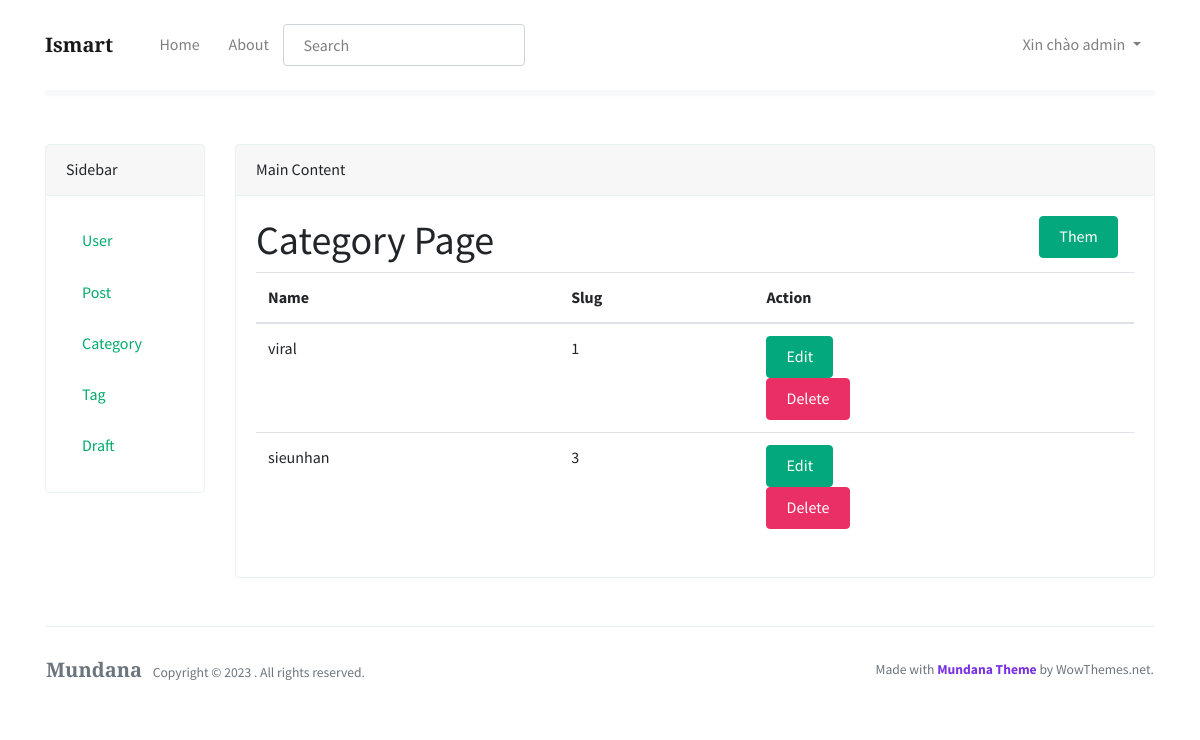
Page /myadmin/category (signed in) on the committed database.
### blogsite/models.py (models this page shows, shortened)
class Category(models.Model):
    name = models.CharField(max_length=255)
    slug = models.SlugField(unique=True)

### blogsite/views.py (the view)
# urls.py: path('myadmin/category',views.ViewCategory,name='admin_category'),
@decorators.login_required(login_url='login')
def ViewCategory(request):
    if get_superuser_data(request.user):
        category = Category.objects.all()
        context = {'category':category}
        return render(request,'admin/category/index.html',context)
    else:
        return redirect('403')

### blogsite/views.py (called while the page is built)
def get_superuser_data(user):
    if user.is_superuser:
        return True
    else:
        return False

### blogsite/templates/admin/category/index.html (shortened to what this page needs)
{% extends "admin/base.html" %}
{% block content %}
<h1>Category Page<a href="{%url 'CreateCategory'%}" class="btn btn-success float-right mr-3">Them</a></h1>
    <table class="table">
        <thead>
          <tr>
            <th scope="col">Name</th>
            <th scope="col">Slug</th>
            <th scope="col">Action</th>
          </tr>
        </thead>
        <tbody>
            {%for data in category%}
          <tr>
            <td>{{data.name}}</td>
            <td>{{data.slug}}</td>
            <td>
                <a href="{%url 'edit_category' data.id%}" class="btn btn-success">Edit</a>
                <form method="post" action="{%url 'delete_category' data.id%}">
                  <input type="submit" class="btn btn-danger" value="Delete">
                </form>
            </td>
          </tr>
          {% endfor %}
        </tbody>
      </table>
{% endblock %}

### blogsite/templates/admin/base.html (shortened to what this page needs)
{%load static%}
<!DOCTYPE html>
<html lang="en">
<head>
<link rel="stylesheet" href="https://cdnjs.cloudflare.com/ajax/libs/font-awesome/6.4.2/css/all.min.css" />
<link rel="stylesheet" href="https://use.fontawesome.com/releases/v5.3.1/css/all.css">
<link href={% static "css/style.css" %} rel="stylesheet"/>
</head>
<body>
    <nav class="topnav navbar navbar-expand-lg navbar-light bg-white fixed-top">
        <div class="container">
            <a class="navbar-brand" href={%url 'index'%}><strong>Ismart</strong></a>
            <div class="navbar-collapse collapse" id="navbarColor02" style="">
                <ul class="navbar-nav mr-auto d-flex align-items-center">
                    <li class="nav-item">
                        <a class="nav-link" href="{%url 'index'%}">Home <span class="sr-only">(current)</span></a>
                    </li>
                    <li class="nav-item">
                        <a class="nav-link" href="{%url 'about'%}">About</a>
                    </li>
                    <li class="nav-item mt-3">
                        <form method="POST" action="{% url "result_search" %}">
                            <div class="md-form active-pink active-pink-2 mb-3 mt-0">
                                <input class="form-control" type="text" name="searched" placeholder="Search" aria-label="Search">
                            </div>
                        </form>
                    </li>
                </ul>
                <ul class="navbar-nav ml-auto d-flex align-items-center">
                    {% if user.is_authenticated %}
                    <li class="nav-item dropdown" onmouseover="showDropdown()" onmouseout="hideDropdown()">
                        <a class="nav-link dropdown-toggle" href="#" id="navbarDropdown" role="button" data-bs-toggle="dropdown" aria-expanded="false">
                            Xin chào {{ user.username }}
                        </a>
                    </li>
                    {% else %}
                        <li class="nav-item highlight">
                            <a class="nav-link" href="{% url 'login' %}"><i class="fa-solid fa-right-to-bracket"></i> Login</a>
                        </li>
                    {% endif %}
                </ul>
            </div>
        </div>
    </nav>
        <div class="container">
            <div class="row mt-5">
                <div class="col-md-2">
                    <div class="card">
                        <div class="card-header">
                            Sidebar
                        </div>
                        <div class="card-body">
                            <ul class="nav flex-column">
                                <li class="nav-item">
                                    <a class="nav-link" href="{%url 'user'%}">User</a>
                                </li>
                                <li class="nav-item">
                                    <a class="nav-link" href="{%url 'admin_post'%}">Post</a>
                                </li>
                                <li class="nav-item">
                                    <a class="nav-link" href="{%url 'admin_category'%}">Category</a>
                                </li>
                                <li class="nav-item">
                                    <a class="nav-link" href="{%url 'admin_tag'%}">Tag</a>
                                </li>
                                <li class="nav-item">
                                    <a class="nav-link" href="{% url 'admin_draft'%}">Draft</a>
                                </li>
                            </ul>
                        </div>
                    </div>
                </div>
                <div class="col-md-10">
                    <div class="card">
                        <div class="card-header">
                            Main Content
                        </div>
                        <div class="card-body">
                            {% block content %}
                            {% endblock %}
                        </div>
                    </div>
                </div>
            </div>
        </div>
    <div class="container mt-5">
        <footer class="bg-white border-top p-3 text-muted small">
        <div class="row align-items-center justify-content-between">
            <div>
                <span class="navbar-brand mr-2"><strong>Mundana</strong></span> Copyright &copy;
                 . All rights reserved.
            </div>
            <div>
                Made with <a target="_blank" class="text-secondary font-weight-bold" href="https://www.wowthemes.net/mundana-free-html-bootstrap-template/">Mundana Theme</a> by WowThemes.net.
            </div>
        </div>
        </footer>
    </div>
</body>
</html>

### blogsite/templates/admin/base.html (style rules this page uses)
.nav-item { position: relative; }

### rows in the picture
Category: name "viral", slug "1"
Category: name "sieunhan", slug "3"

### other values in the picture
{{ user.username }} "admin"
